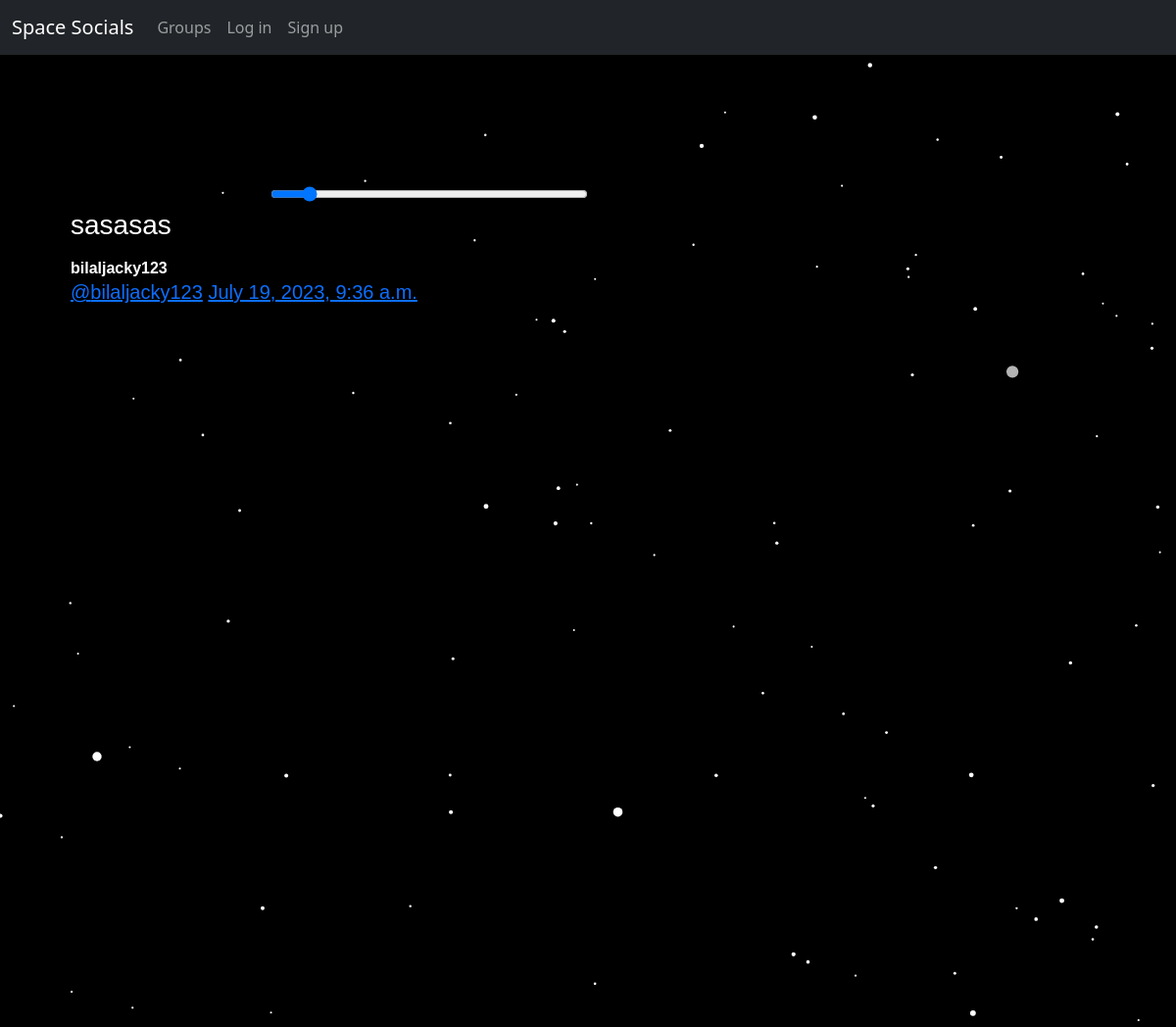
Page /posts/by/bilaljacky123/4/ on the committed database.
### posts/models.py (models this page shows, shortened)
class Post(models.Model):
    message = models.TextField(max_length=200)
    message_html = models.TextField(editable=False,default='')
    group = models.ForeignKey(Group,on_delete=models.CASCADE,related_name='posts',null=True,blank=True)
    user = models.ForeignKey(User,on_delete=models.CASCADE,related_name='posts')
    create_date = models.DateTimeField(default=now)
    class Meta:
        ordering = ['-create_date']
        unique_together = ['user','message']

### posts/views.py (the view)
# urls.py: path('by/<username>/<pk>/',views.PostDetail.as_view(),name='single'),
class PostDetail(SelectRelatedMixin,DetailView):
    model = models.Post
    select_related = ('user','group')
    def get_queryset(self):
        queryset = super().get_queryset()
        return queryset.filter(user__username__iexact = self.kwargs.get('username'))

### posts/templates/posts/post_detail.html
{% extends 'posts/post_base.html' %}
{% block post_content %}
<div class="col-md-8">
    {% include 'posts/_post.html' %}
</div>
{% endblock %}

### posts/templates/posts/_post.html (shortened to what this page needs)
<div class="post media">
    <h3>{{post.message_html|safe}}</h3>
    <div class="media-body">
        <strong>{{post.user.username}}</strong>
        <h5 class="media-heading">
            <span class="username"><a href="{% url 'posts:for_user' username=post.user.username %}">@{{post.user.username}}</a></span>
            <time class="time"><a href="{% url 'posts:single' username=post.user.username pk=post.pk %}">{{post.create_date}}</a></time>
        </h5>
    </div>
</div>

### static/css/self.css (style rules this page uses)
body, html { padding: 0; margin: 0; overscroll-behavior: none; overflow: hidden; }
body { color:white; }

### rows in the picture
Post: message_html "sasasas", user.username "bilaljacky123", create_date "July 19, 2023, 9:36 a.m."
